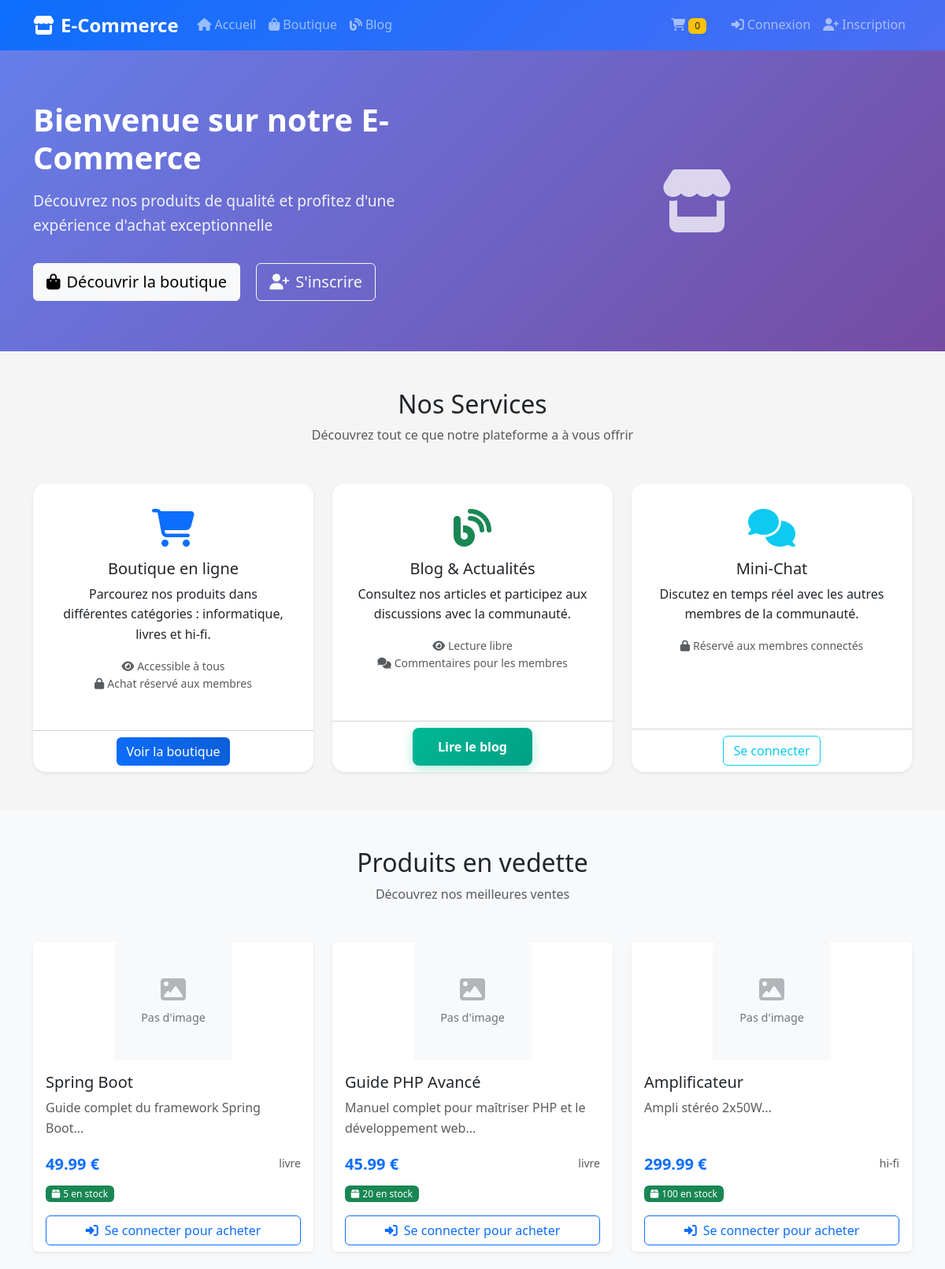
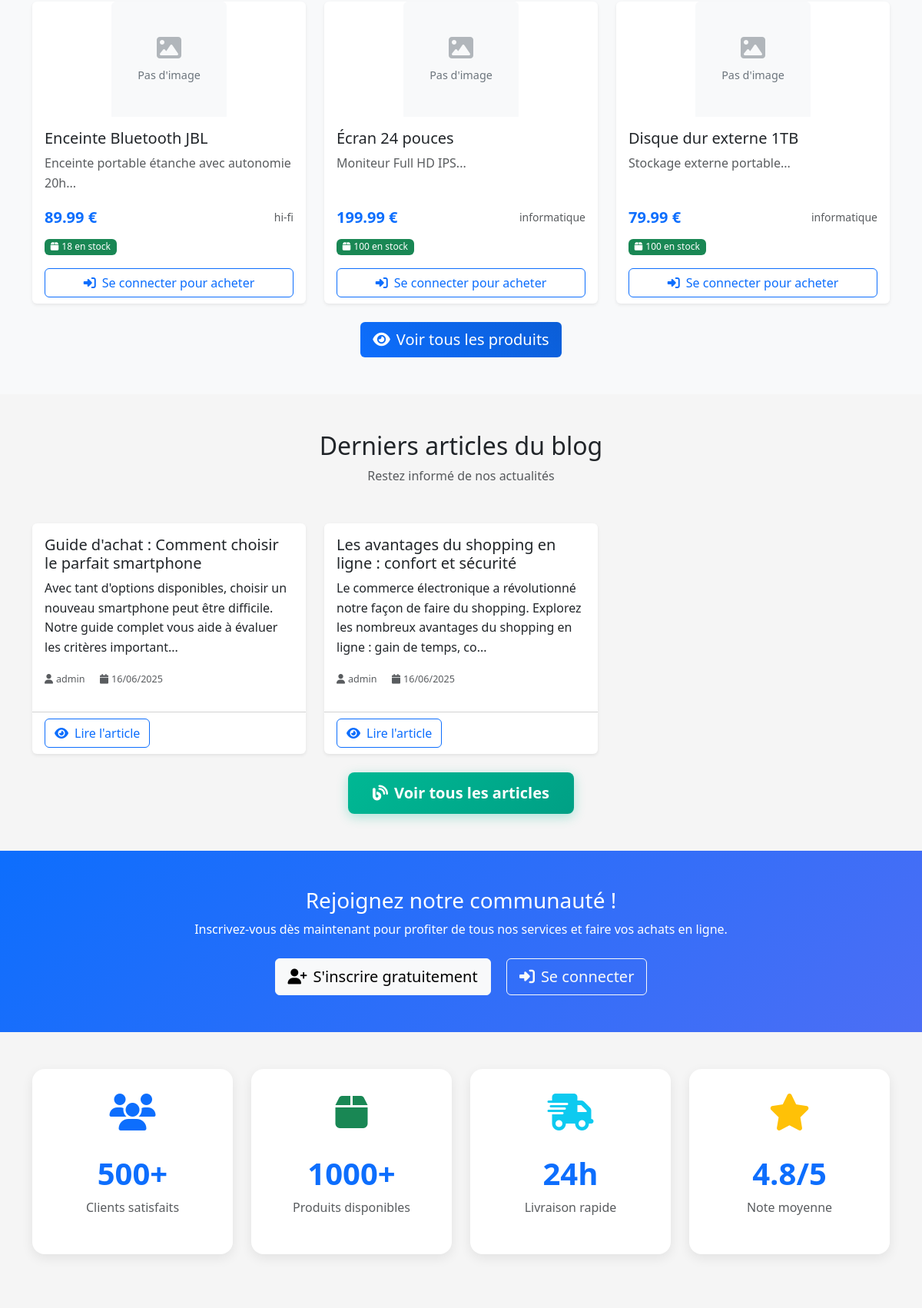
The page / (upper part) on the database its author committed (2 pictures, top to bottom).
### tables this page shows
CREATE TABLE IF NOT EXISTS products (
    id INT AUTO_INCREMENT PRIMARY KEY,
    nom VARCHAR(100) NOT NULL,
    description TEXT,
    prix DECIMAL(10,2) NOT NULL,
    category_id INT NOT NULL,
    stock INT DEFAULT 100,
    image VARCHAR(255),
    date_ajout DATETIME DEFAULT CURRENT_TIMESTAMP,
    FOREIGN KEY (category_id) REFERENCES categories(id) ON DELETE CASCADE
);

CREATE TABLE IF NOT EXISTS categories (
    id INT AUTO_INCREMENT PRIMARY KEY,
    nom VARCHAR(50) NOT NULL UNIQUE,
    description TEXT
);

CREATE TABLE IF NOT EXISTS blog_posts (
    id INT AUTO_INCREMENT PRIMARY KEY,
    titre VARCHAR(200) NOT NULL,
    contenu TEXT NOT NULL,
    author_id INT NOT NULL,
    date_creation DATETIME DEFAULT CURRENT_TIMESTAMP,
    FOREIGN KEY (author_id) REFERENCES users(id) ON DELETE CASCADE
);

CREATE TABLE IF NOT EXISTS users (
    id INT AUTO_INCREMENT PRIMARY KEY,
    nom VARCHAR(50) NOT NULL,
    prenom VARCHAR(50) NOT NULL,
    adresse TEXT NOT NULL,
    code_postal VARCHAR(10) NOT NULL,
    date_naissance DATE NOT NULL,
    email VARCHAR(100) UNIQUE NOT NULL,
    pseudo VARCHAR(50) UNIQUE NOT NULL,
    password VARCHAR(255) NOT NULL,
    image_profil VARCHAR(255) DEFAULT NULL,
    is_admin TINYINT(1) DEFAULT 0,
    is_blocked TINYINT(1) DEFAULT 0,
    date_inscription DATETIME DEFAULT CURRENT_TIMESTAMP
);

### views/home.php (the view, shortened to what the rows shown need)
<div class="hero-section">    <div class="container">
        <div class="row align-items-center">
            <div class="col-lg-6">
                <?php if (isset($_SESSION['user_id'])): ?>
                <h1 class="hero-title">Bon retour, <?= htmlspecialchars($_SESSION['pseudo'] ?? $_SESSION['username'] ?? 'Utilisateur') ?> !</h1>
                <p class="hero-subtitle">Continuez votre expérience d'achat et découvrez nos dernières nouveautés</p>
                <?php else: ?>
                <h1 class="hero-title">Bienvenue sur notre E-Commerce</h1>
                <?php endif; ?>
            </div>
        </div>
    </div>
</div>
<div class="container my-5">
    <div class="text-center mb-5">
        <h2>Nos Services</h2>
    </div>
</div>
<?php if (isset($featuredProducts) && !empty($featuredProducts)): ?>
<div class="bg-light py-5">
    <div class="container">
        <div class="text-center mb-5">
            <h2>Produits en vedette</h2>
        </div>
        <div class="row g-4">
            <?php foreach ($featuredProducts as $product): ?>
            <div class="col-md-4">
                <div class="card product-card h-100">
                    <div class="product-image">
                        <?php if (!empty($product['image'])): ?>
                            <img src="<?= htmlspecialchars($product['image']) ?>"
                                 alt="<?= htmlspecialchars($product['nom']) ?>"
                                 class="img-fluid">
                        <?php else: ?>
                            <div class="no-image-placeholder">
                                <i class="fas fa-image"></i>
                                <span>Pas d'image</span>
                            </div>
                        <?php endif; ?>                    </div>
                    <div class="card-body">
                        <h5 class="card-title"><?= htmlspecialchars($product['nom']) ?></h5>
                        <p class="card-text text-muted"><?= htmlspecialchars(substr($product['description'], 0, 100)) ?>...</p>
                        <div class="d-flex justify-content-between align-items-center">
                            <span class="product-price"><?= number_format($product['prix'], 2) ?> €</span>
                            <small class="text-muted"><?= htmlspecialchars($product['category']) ?></small>
                        </div>
                        <div class="mt-2">
                            <?php if($product['stock'] > 0): ?>
                                <small class="badge bg-success">
                                    <i class="fas fa-box me-1"></i><?= $product['stock'] ?> en stock
                                </small>
                            <?php else: ?>
                                <small class="badge bg-danger">
                                    <i class="fas fa-exclamation-triangle me-1"></i>Rupture de stock
                                </small>
                            <?php endif; ?>                        </div>
                    </div>
                    <div class="card-footer bg-transparent">
                        <?php if (isset($_SESSION['user_id'])): ?>
                        <?php if($product['stock'] > 0): ?>
                        <form action="index.php?url=shop&action=add_to_cart" method="POST" class="add-to-cart-form">
                            <input type="hidden" name="product_id" value="<?= $product['id'] ?>">
                            <input type="hidden" name="quantity" value="1">
                            <button type="submit" class="btn btn-primary w-100">
                                <i class="fas fa-cart-plus me-2"></i>Ajouter au panier
                            </button>
                        </form>
                        <?php else: ?>
                        <button class="btn btn-secondary w-100" disabled>
                            <i class="fas fa-times me-2"></i>Produit indisponible
                        </button>
                        <?php endif; ?>
                        <?php else: ?>
                        <a href="index.php?url=user&action=login" class="btn btn-outline-primary w-100">
                            <i class="fas fa-sign-in-alt me-2"></i>Se connecter pour acheter
                        </a>
                        <?php endif; ?>
                    </div>
                </div>
            </div>            <?php endforeach; ?>
        </div>
    </div>
</div>
<?php endif; ?>
<?php if (isset($recentPosts) && !empty($recentPosts)): ?>
<div class="container my-5">
    <div class="text-center mb-5">
        <h2>Derniers articles du blog</h2>
    </div>
    <div class="row g-4">
        <?php foreach ($recentPosts as $post): ?>
        <div class="col-md-4">
            <div class="card h-100">                <div class="card-body">
                    <h5 class="card-title"><?= htmlspecialchars($post['titre']) ?></h5>
                    <p class="card-text"><?= htmlspecialchars(substr($post['contenu'], 0, 150)) ?>...</p>
                    <div class="blog-meta">
                        <small class="text-muted">
                            <i class="fas fa-user me-1"></i><?= htmlspecialchars($post['author_name']) ?>
                            <i class="fas fa-calendar ms-3 me-1"></i><?= date('d/m/Y', strtotime($post['date_creation'])) ?>
                        </small>
                    </div>
                </div>
                <div class="card-footer bg-transparent">
                    <a href="index.php?url=blog&action=post&id=<?= $post['id'] ?>" class="btn btn-outline-primary">
                        <i class="fas fa-eye me-2"></i>Lire l'article
                    </a>
                </div>
            </div>
        </div>
        <?php endforeach; ?>
    </div>
</div>
<?php endif; ?>

### rows shown on the page
products: shows "Pas d'image", nom "Spring Boot", description "Guide complet du framework Spring Boot", prix "49.99", category.nom "livre", stock "5"
products: shows "Pas d'image", nom "Guide PHP Avancé", description "Manuel complet pour maîtriser PHP et le développement web", prix "45.99", category.nom "livre", stock "20"
products: shows "Pas d'image", nom "Amplificateur", description "Ampli stéréo 2x50W", prix "299.99", category.nom "hi-fi", stock "100"
products: shows "Pas d'image", nom "Enceinte Bluetooth JBL", description "Enceinte portable étanche avec autonomie 20h", prix "89.99", category.nom "hi-fi", stock "18"
products: shows "Pas d'image", nom "Écran 24 pouces", description "Moniteur Full HD IPS", prix "199.99", category.nom "informatique", stock "100"
products: shows "Pas d'image", nom "Disque dur externe 1TB", description "Stockage externe portable", prix "79.99", category.nom "informatique", stock "100"
blog_posts: titre "Guide d'achat : Comment choisir le parfait smartphone", contenu "Avec tant d'options disponibles, choisir un nouveau smartphone peut être difficile. Notre guide complet vous aide à évaluer les critères important", author.pseudo "admin", date_creation "16/06/2025"
blog_posts: titre "Les avantages du shopping en ligne : confort et sécurité", contenu "Le commerce électronique a révolutionné notre façon de faire du shopping. Explorez les nombreux avantages du shopping en ligne : gain de temps, co", author.pseudo "admin", date_creation "16/06/2025"

### other values the page prints
$cartCount "0"
